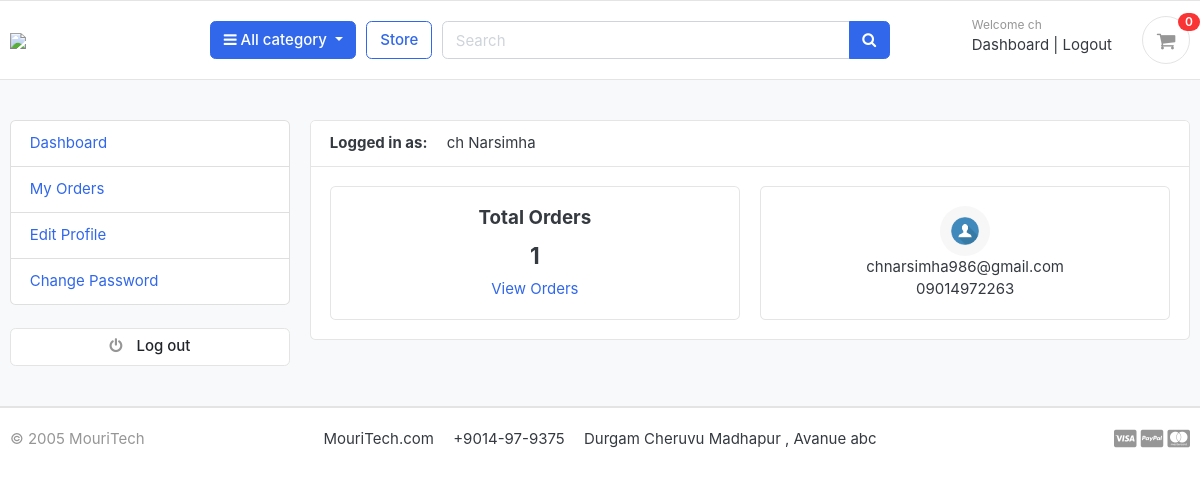
Page /accounts/dashboard/ (signed in) on the committed database.
### accounts/models.py (models this page shows, shortened)
class Account(AbstractBaseUser):
    first_name      = models.CharField(max_length=50)
    last_name       = models.CharField(max_length=50)
    username        = models.CharField(max_length=50, unique=True)
    email           = models.EmailField(max_length=100, unique=True)
    phone_number    = models.CharField(max_length=50)
    date_joined     = models.DateTimeField(auto_now_add=True)
    last_login      = models.DateTimeField(auto_now_add=True)
    is_admin        = models.BooleanField(default=False)
    is_staff        = models.BooleanField(default=False)
    is_active       = models.BooleanField(default=False)
    is_superadmin   = models.BooleanField(default=False)
    USERNAME_FIELD = 'email'
    REQUIRED_FIELDS = ['username', 'first_name', 'last_name']
    objects = MyAccountManager()
    def full_name(self):
        return f'{self.first_name} {self.last_name}'

class UserProfile(models.Model):
    user = models.OneToOneField(Account, on_delete=models.CASCADE)
    address_line_1 = models.CharField(blank=True, max_length=100)
    address_line_2 = models.CharField(blank=True, max_length=100)
    profile_picture = models.ImageField(blank=True, upload_to='userprofile')
    city = models.CharField(blank=True, max_length=20)
    state = models.CharField(blank=True, max_length=20)
    country = models.CharField(blank=True, max_length=20)

### accounts/views.py (the view)
# urls.py: path('dashboard/',views.dashboard, name = 'dashboard'),
@login_required(login_url='login')
def dashboard(request):
    orders = Order.objects.order_by('-created_at').filter(user_id=request.user.id, is_ordered=True)
    orders_count = orders.count()
    userprofile = UserProfile.objects.get(user_id=request.user.id)
    context = {
        'orders_count': orders_count,
        'userprofile': userprofile,
    }
    return render(request, 'accounts/dashboard.html', context)

### carts/context_processors.py (called while the page is built)
def counter(request):
    cart_count=0
    if 'admins' in request.path:
        return {}
    else:
        try:
            cart=Cart.objects.filter(cart_id=_cart_id(request))
            if request.user.is_authenticated:
                cart_items=CartItem.objects.all().filter(user=request.user)
            else:
                cart_items=CartItem.objects.filter(cart=cart[:1])
            for cart_item in cart_items:
                cart_count +=cart_item.quantity
        except Cart.DoesNotExist:
                cart_count=0
    return dict(cart_count=cart_count)

### carts/views.py (called while the page is built)
def _cart_id(request):
    cart = request.session.session_key
    if not cart:
        cart = request.session.create()
    return cart

### category/context_processors.py (called while the page is built)
def menu_links(request):
    links = Category.objects.all()
    return dict(links=links)

### category/models.py (called while the page is built)
    def  get_url(self):
        return reverse('product_by_category', args = [self.slug])

### templates/accounts/dashboard.html (shortened to what this page needs)
{% extends 'base.html' %}
{% block content %}
<section class="section-conten padding-y bg">
<div class="container">
	<div class="row">
	{% include 'includes/dashboard_sidebar.html' %}
	<main class="col-md-9">
		<article class="card">
		<header class="card-header">
			<strong class="d-inline-block mr-3">Logged in as:</strong>
			<span>{{user.full_name}}</span>
		</header>
		<div class="card-body">
			<div class="row">
			<div class="col-md-6">
				<div class="card" style="text-align:center;">
					<div class="card-body">
						<h5 class="card-title">Total Orders</h5>
						<h4>{{orders_count}}</h4>
						<a href="{% url 'my_orders' %}">View Orders</a>
					</div>
				</div>
			</div>
			<div class="col-md-6">
				<div class="card" style="text-align:center;">
					<div class="card-body">
						<img src="{{userprofile.profile_picture.url}}" alt="User Profile Picture" width="50" height="50" style="border-radius:50%;">
						<p class="mb-0">{{user.email}}</p>
						<p>{{user.phone_number}}</p>
					</div>
				</div>
			</div>
			</div>
		</div>
		</article>
	</main>
</div>
</div>
</section>
{% endblock %}

### templates/includes/navbar.html (shortened to what this page needs)
{% load static %}
<header class="section-header">
    <section class="header-main border-bottom">
        <div class="container">
    <div class="row align-items-center">
        <div class="col-lg-2 col-md-3 col-6">
            <a href="{% url 'home' %}" class="brand-wrap">
                <img class="logo" src="https://upload.wikimedia.org/wikipedia/commons/thumb/0/0b/Omega_Mart.svg/2560px-Omega_Mart.svg.png" width="187">
            </a>
        </div>
        <div class="col-lg col-sm col-md col-6 flex-grow-0">
            <div class="category-wrap dropdown d-inline-block float-right">
                <button type="button" class="btn btn-primary dropdown-toggle" data-toggle="dropdown">
                    <i class="fa fa-bars"></i> All category
                </button>
            </div>
        </div>
        <a href="{% url 'store' %}" class="btn btn-outline-primary">Store</a>
        <div class="col-lg  col-md-6 col-sm-12 col">
            <form action="{% url 'search' %}" class="search" method="GET">
                <div class="input-group w-100">
                    <input type="text" class="form-control" style="width:60%;" placeholder="Search" name="keyword">
                    <div class="input-group-append">
                      <button class="btn btn-primary" type="submit">
                        <i class="fa fa-search"></i>
                      </button>
                    </div>
                </div>
            </form>
        </div>
        <div class="col-lg-3 col-sm-6 col-8 order-2 order-lg-3">
                    <div class="d-flex justify-content-end mb-3 mb-lg-0">
                        {% if user.id is  None%}
                            <div class="widget-header">
                                <small class="title text-muted">Welcome guest!</small>
                                <div>
                                    <a href="{% url 'login' %}">Sign in</a> <span class="dark-transp"> | </span>
                                    <a href="{% url 'register' %}"> Register</a>
                                </div>
                            </div>
                        {% else %}
                            <div class="widget-header">
                                <small class="title text-muted">Welcome {{ user.first_name }}</small>
                                <div>
                                    <a href="{% url 'dashboard' %}">Dashboard</a> <span class="dark-transp"> | </span>
                                    <a href="{% url 'logout' %}"> Logout</a>
                                </div>
                            </div>
                        {% endif %}
                        <a href="{% url 'cart' %}" class="widget-header pl-3 ml-3">
                            <div class="icon icon-sm rounded-circle border"><i class="fa fa-shopping-cart"></i></div>
                            <span class="badge badge-pill badge-danger notify">{{ cart_count }}</span>
                        </a>
                    </div>
                </div>
    </div>
        </div>
    </section>
    </header>

### static/css/ui.css (style rules this page uses)
html { font-family: "Inter", sans-serif; font-size: 15px; }
.icon-xs, .icon-sm, .icon-md, .icon-lg { display: inline-block; text-align: center; flex-shrink: 0; flex-grow: 0; }
.icon-sm { width: 48px; height: 48px; line-height: 48px !important; font-size: 20px; }
.padding-y { padding-top: 40px; padding-bottom: 40px; }
article:after, .form-group:after { display: block; clear: both; content: ""; }
.bg { background-color: #f8f9fa; }
p:last-child { margin-bottom: 0; }
.header-main { position: relative; padding-top: 1rem; padding-bottom: 1rem; }
.brand-wrap .logo, .navbar-brand .logo { margin-right: 7px; max-height: 42px; display: inline-block; }
.widget-header { display: inline-block; vertical-align: middle; position: relative; }
.widget-header a { color: #343a40; }
.widget-header i { color: #969696; }
.widget-header .title { display: block; }
.widget-header .notify { position: absolute; top: -3px; right: -10px; }
.notify { position: absolute; top: -4px; right: -10px; display: inline-block; padding: 0.25em 0.6em; font-size: 12px; line-height: 1; text-align: center; border-radius: 3rem; color: #fff; background-color: #fa3434; }

### rows in the picture
Account: first_name "ch", full_name "ch Narsimha", email "chnarsimha986@gmail.com", phone_number "09014972263"
UserProfile: profile_picture (placeholder picture)

### other values in the picture
{{ cart_count }} "0"
{{ orders_count }} "1"
